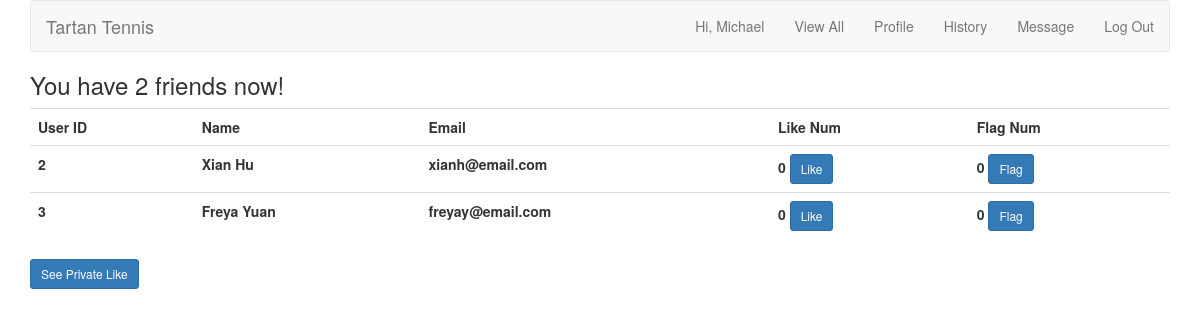
Screenshot of /friends_list.php (signed in) with the database file from the repository.
### tables this page shows
CREATE TABLE `friends` (
  `friend_id` int(11) NOT NULL PRIMARY KEY AUTO_INCREMENT,
  `friender_id` int(11) NOT NULL,
  `friendee_id` int(11) NOT NULL
);

CREATE TABLE `users` (
  `user_id` int(10) UNSIGNED NOT NULL PRIMARY KEY AUTO_INCREMENT,
  `first_name` varchar(20) NOT NULL,
  `last_name` varchar(20) NOT NULL,
  `username` varchar(20) NOT NULL,
  `email` varchar(50) NOT NULL,
  `pass` char(40) NOT NULL,
  `created_at` timestamp NOT NULL DEFAULT CURRENT_TIMESTAMP,
  `updated_at` timestamp NOT NULL DEFAULT CURRENT_TIMESTAMP ON UPDATE CURRENT_TIMESTAMP
);

### friends_list.php (the view, shortened to what this page needs)
<?php
include ('includes/header.php');
if(isset($_COOKIE['user_id']) AND isset($_COOKIE['user_id']))
{
    $all = "SELECT * FROM friends WHERE friender_id = {$_COOKIE['user_id']} OR friendee_id = {$_COOKIE['user_id']}";
    $ra = mysqli_query($dbc, $all);
    $num_friends = mysqli_num_rows($ra);
    echo '<h3>You have ' . $num_friends . ' friends now! </h3>';
if ($num_friends > 0) {
    echo '<table class="table">
    <tr>
        <th>User ID</th>
        <th>Name</th>
        <th>Email</th>
        <th>Like Num</th>
        <th>Flag Num</th>
    </tr>';
    while($row = mysqli_fetch_array($ra)) {
        $q = "SELECT user_id, first_name, last_name, email, likenum, badlikenum FROM users
                INNER JOIN friends ON friendee_id=user_id
                INNER JOIN (SELECT *, SUM(private_like) as likenum, SUM(bad_like) as badlikenum
                FROM likes
                GROUP BY likee_id) AS alllikes ON likee_id=user_id
                WHERE user_id = {$row['friendee_id']}";
        $r = mysqli_query($dbc, $q);
        $subr = mysqli_fetch_array($r);
        $num_subr=mysqli_num_rows($r);
        $qs = "SELECT * FROM users WHERE user_id = {$row['friendee_id']}";
        $rs= mysqli_query($dbc, $qs);
        $subrs = mysqli_fetch_array($rs);
        $q2 = "SELECT user_id, first_name, last_name, email, likenum, badlikenum FROM users
                INNER JOIN friends ON friender_id=user_id
                INNER JOIN (SELECT *, SUM(private_like) as likenum, SUM(bad_like) as badlikenum
                FROM likes
                GROUP BY likee_id) AS alllikes ON likee_id=user_id
                WHERE user_id = {$row['friender_id']}";
        $r2 = mysqli_query($dbc, $q2);
        $num_subr2=mysqli_num_rows($r2);
        $q2s = "SELECT * FROM users WHERE user_id = {$row['friender_id']}";
        $r2s = mysqli_query($dbc, $q2s);
        $subr2s = mysqli_fetch_array($r2s);
        if($row['friender_id'] == $_COOKIE['user_id']){
            if($num_subr==0){
        echo
        '<tr>
        <th>' . $row['friendee_id'] . '</th>
        <th>' . $subrs['first_name'] . ' ' . $subrs['last_name'] . '</th>
        <th>' . $subrs['email'] . '</th>
        <th> ' . 0 . '          <a class="btn btn-primary btn-sm" href="like_private.php?likee_id='
                            . $row['friendee_id'] . '">Like</a></th>
        <th>  ' . 0 . '          <a class="btn btn-primary btn-sm" href="Flag.php?likee_id='
                            . $row['friendee_id'] . '">Flag</a></th>
        </tr>';
            }else{
        echo
        '<tr>
        <th>' . $row['friendee_id'] . '</th>
        <th>' . $subr['first_name'] . ' ' . $subr['last_name'] . '</th>
        <th>' . $subr['email'] . '</th>
        <th>' . $subr['likenum'] . '            <a class="btn btn-primary btn-sm" href="like_private.php?likee_id='
                            . $row['friendee_id'] . '">Like</a></th>
        <th>'. $subr['badlikenum'] . '      <a class="btn btn-primary btn-sm" href="Flag.php?likee_id='
                            . $row['friendee_id'] . '">Flag</a></th>
        </tr>';
    }}else{
        if($num_subr2==0){
            echo
        '<tr>
        <th>' . $row['friender_id'] . '</th>
        <th>' . $subr2s['first_name'] . ' ' . $subr2s['last_name'] . '</th>
        <th>' . $subr2s['email'] . '</th>
        <th>' . 0 . '         <a class="btn btn-primary btn-sm" href="like_private.php?likee_id='
                            . $row['friender_id'] . '">Like</a></th>
        <th>'. 0 . '       <a class="btn btn-primary btn-sm" href="Flag.php?likee_id='
                            . $row['friender_id'] . '">Flag</a></th>
        </tr>';
            }
     }
    }
    echo '</table>';
    echo   '<a class="btn btn-primary btn-sm" href="like_list.php?user_id='
                            . $_COOKIE['user_id'] . '">See Private Like </a> </h3> ';
    }  else {
                    echo '<h3>You have no friends now.</h3>';
                    echo '<h4>Wanna see more users?</h4>';
                    echo '<a class="btn btn-primary btn-sm" href="alltime.php">Go and see</a></h3>';
                }
    }
?>

### rows the page displays
friends: friender "2", users.first_name "Xian", users.last_name "Hu", users.email "xianh@email.com"
friends: friender "3", users.first_name "Freya", users.last_name "Yuan", users.email "freyay@email.com"

### other values shown
$fn "Michael"
$num_friends "2"
